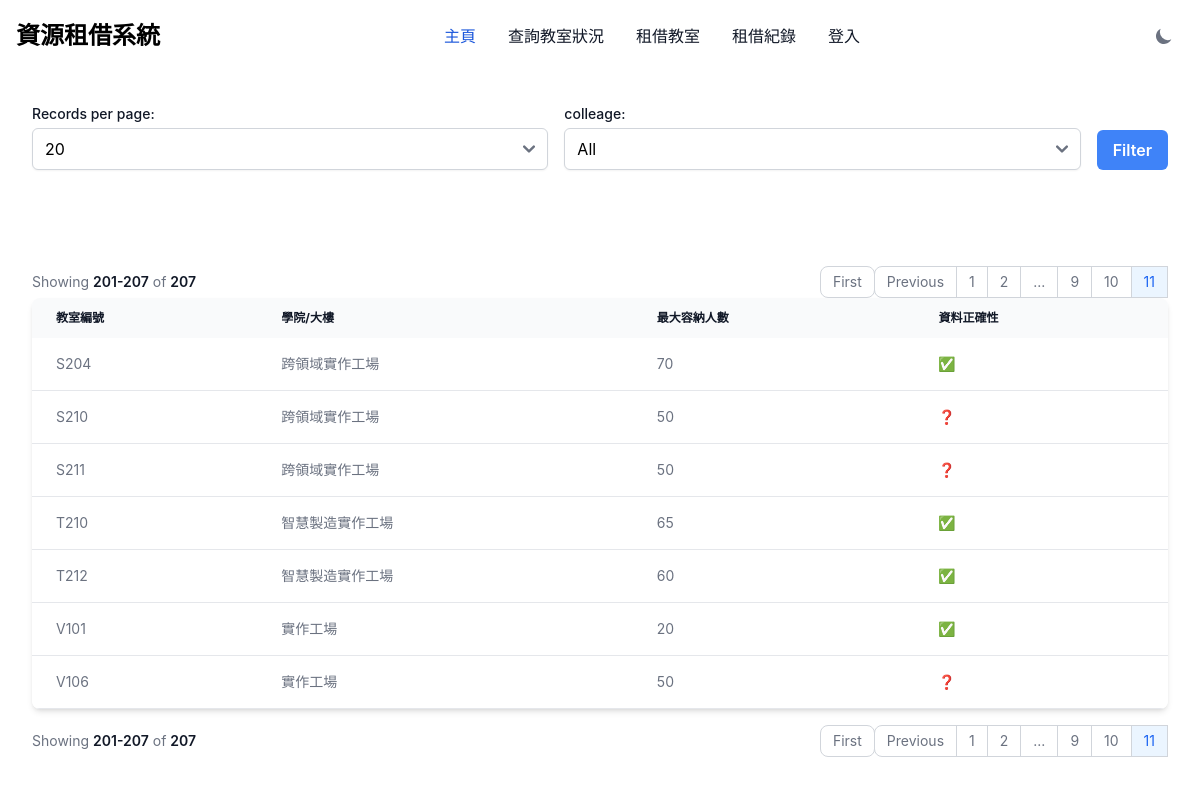
The app's page /?page=11&limit=20 with its own data.
### tables this page shows
CREATE TABLE `classroom_table` (
  `classroom` varchar(10) NOT NULL DEFAULT '0',
  `colleage` varchar(50) NOT NULL DEFAULT '',
  `max_capacity` int(10) NOT NULL DEFAULT 0,
  `is_realdata` enum('Y','N') NOT NULL DEFAULT 'N'
);

### index.php (the view, shortened to what this page needs)
<?php
$conn = require_once "config.php";
$limit = isset($_GET['limit']) ? (int) $_GET['limit'] : 20;
$page = isset($_GET['page']) ? (int) $_GET['page'] : 1;
$offset = ($page - 1) * $limit;
$where = '';
$total_query = "SELECT COUNT(*) FROM classroom_table $where";
$total_result = $conn->query($total_query);
$total_rows = $total_result->fetch_row()[0];
$total_pages = ceil($total_rows / $limit);
$query = "SELECT * FROM classroom_table $where LIMIT $limit OFFSET $offset";
$result = $conn->query($query);
?>
<!DOCTYPE html>
<html>
<head>
    <link href="https://cdnjs.cloudflare.com/ajax/libs/flowbite/2.3.0/flowbite.min.css" rel="stylesheet" />
</head>
<body class="bg-white dark:bg-gray-900">
    <?php include './components/navigaion.php'; ?>
    <div class="max-w-screen-xl mx-auto p-4 sm:p-6 lg:p-8">
        <form method="GET" action="" class="flex flex-wrap space-x-4">
            <div class="mb-4 flex-1">
                <label for="limit" class="block text-sm font-medium text-gray-900 dark:text-white">Records per
                    page:</label>
                <select name="limit" id="limit" class="block w-full mt-1 border-gray-300 rounded-md shadow-sm">
                    <option value="20" <?php echo $limit == 20 ? 'selected' : ''; ?>>20</option>
                </select>
            </div>
            <div class="mb-4 flex-1">
                <label for="colleage"
                    class="block text-sm font-medium text-gray-900 dark:text-white">colleage:</label>
                <select name="colleage" id="colleage" class="block w-full mt-1 border-gray-300 rounded-md shadow-sm">
                    <?php
                    echo '<option selected value="">All</option>';
                    ?>
                </select>
            </div>
            <div class="flex items-end mb-4">
                <button type="submit"
                    class="px-4 py-2 font-semibold text-white bg-blue-500 rounded-md hover:bg-blue-700">Filter</button>
            </div>
        </form>
    </div>
    <div class="max-w-screen-xl mx-auto p-4 sm:p-6 lg:p-8">
        <nav class="flex items-center flex-column flex-wrap md:flex-row justify-between pt-4"
            aria-label="Table navigation">
            <span
                class="text-sm font-normal text-gray-500 dark:text-gray-400 mb-4 md:mb-0 block w-full md:inline md:w-auto">
                Showing <span
                    class="font-semibold text-gray-900 dark:text-white"><?php echo $offset + 1; ?>-<?php echo min($offset + $limit, $total_rows); ?></span>
                of <span class="font-semibold text-gray-900 dark:text-white"><?php echo $total_rows; ?></span>
            </span>
            <ul class="inline-flex -space-x-px rtl:space-x-reverse text-sm h-8">
                <?php if ($page > 1): ?>
                    <li>
                        <a href="?page=1&limit=<?php echo $limit; ?>"
                            class="flex items-center justify-center px-3 h-8 ms-0 leading-tight text-gray-500 bg-white border border-gray-300 rounded-lg hover:bg-gray-100 hover:text-gray-900 dark:text-white dark:bg-gray-800 dark:border-gray-700 dark:text-gray-400 dark:hover:bg-gray-700 dark:hover:text-white">First</a>
                    </li>
                    <li>
                        <a href="?page=<?php echo $page - 1; ?>&limit=<?php echo $limit; ?>"
                            class="flex items-center justify-center px-3 h-8 ms-0 leading-tight text-gray-500 bg-white border border-gray-300 rounded-s-lg hover:bg-gray-100 hover:text-gray-900 dark:text-white dark:bg-gray-800 dark:border-gray-700 dark:text-gray-400 dark:hover:bg-gray-700 dark:hover:text-white">Previous</a>
                    </li>
                <?php endif; ?>
                <?php
                $displayed_pages = [];
                if ($total_pages <= 10) {
                    $displayed_pages = range(1, $total_pages);
                } else {
                    $displayed_pages = array_merge(
                        range(1, 2),
                        ($page > 5 ? ['...'] : []),
                        range(max(3, $page - 2), min($total_pages - 2, $page + 2)),
                        ($page < $total_pages - 4 ? ['...'] : []),
                        range($total_pages - 1, $total_pages)
                    );
                }
                foreach ($displayed_pages as $p) {
                    if ($p === '...') {
                        echo '<li><span class="flex items-center justify-center px-3 h-8 leading-tight text-gray-500 bg-white border border-gray-300 dark:bg-gray-800 dark:border-gray-700 dark:text-gray-400">...</span></li>';
                    } else {
                        echo '<li><a href="?page=' . $p . '&limit=' . $limit . '" class="flex items-center justify-center px-3 h-8 leading-tight ' . ($p == $page ? 'text-blue-600 border border-gray-300 bg-blue-50 hover:bg-blue-100 hover:text-blue-700 dark:border-gray-700 dark:bg-gray-700 dark:text-white' : 'text-gray-500 bg-white border border-gray-300 hover:bg-gray-100 hover:text-gray-900 dark:text-white dark:bg-gray-800 dark:border-gray-700 dark:text-gray-400 dark:hover:bg-gray-700 dark:hover:text-white') . '">' . $p . '</a></li>';
                    }
                }
                ?>
            </ul>
        </nav>
        <div class="relative overflow-x-auto shadow-md sm:rounded-lg">
            <table class="w-full text-sm text-left rtl:text-right text-gray-500 dark:text-gray-400 overflow-auto">
                <thead
                    class="text-xs text-gray-900 dark:text-white uppercase bg-gray-50 dark:bg-gray-700 dark:text-gray-400 whitespace-nowrap">
                    <tr>
                        <th scope="col" class="px-6 py-3">教室編號</th>
                        <th scope="col" class="px-6 py-3">學院/大樓</th>
                        <th scope="col" class="px-6 py-3">最大容納人數</th>
                        <th scope="col" class="px-6 py-3">資料正確性</th>
                    </tr>
                </thead>
                <tbody>
                    <?php while ($row = $result->fetch_assoc()): ?>
                        <tr class="bg-white border-b dark:bg-gray-800 dark:border-gray-700 hover:bg-gray-50 dark:hover:bg-gray-600 whitespace-nowrap">
                            <td class="px-6 py-4"><?php echo $row['classroom'] ?? ''; ?></td>
                            <td class="px-6 py-4"><?php echo $row['colleage'] ?? ''; ?></td>
                            <td class="px-6 py-4 "><?php echo $row['max_capacity'] ?? ''; ?></td>
                            <td class="px-6 py-4"><?php echo $row['is_realdata'] == 'N' ? '❓' : '✅'; ?></td>
                        </tr>
                    <?php endwhile; ?>
                </tbody>
            </table>
        </div>
        <nav class="flex items-center flex-column flex-wrap md:flex-row justify-between pt-4"
            aria-label="Table navigation">
            <span
                class="text-sm font-normal text-gray-500 dark:text-gray-400 mb-4 md:mb-0 block w-full md:inline md:w-auto">
                Showing <span
                    class="font-semibold text-gray-900 dark:text-white"><?php echo $offset + 1; ?>-<?php echo min($offset + $limit, $total_rows); ?></span>
                of <span class="font-semibold text-gray-900 dark:text-white"><?php echo $total_rows; ?></span>
            </span>
            <ul class="inline-flex -space-x-px rtl:space-x-reverse text-sm h-8">
                <?php if ($page > 1): ?>
                    <li>
                        <a href="?page=1&limit=<?php echo $limit; ?>"
                            class="flex items-center justify-center px-3 h-8 ms-0 leading-tight text-gray-500 bg-white border border-gray-300 rounded-lg hover:bg-gray-100 hover:text-gray-900 dark:text-white dark:bg-gray-800 dark:border-gray-700 dark:text-gray-400 dark:hover:bg-gray-700 dark:hover:text-white">First</a>
                    </li>
                    <li>
                        <a href="?page=<?php echo $page - 1; ?>&limit=<?php echo $limit; ?>"
                            class="flex items-center justify-center px-3 h-8 ms-0 leading-tight text-gray-500 bg-white border border-gray-300 rounded-s-lg hover:bg-gray-100 hover:text-gray-900 dark:text-white dark:bg-gray-800 dark:border-gray-700 dark:text-gray-400 dark:hover:bg-gray-700 dark:hover:text-white">Previous</a>
                    </li>
                <?php endif; ?>
                <?php
                $displayed_pages = [];
                if ($total_pages <= 10) {
                    $displayed_pages = range(1, $total_pages);
                } else {
                    $displayed_pages = array_merge(
                        range(1, 2),
                        ($page > 5 ? ['...'] : []),
                        range(max(3, $page - 2), min($total_pages - 2, $page + 2)),
                        ($page < $total_pages - 4 ? ['...'] : []),
                        range($total_pages - 1, $total_pages)
                    );
                }
                foreach ($displayed_pages as $p) {
                    if ($p === '...') {
                        echo '<li><span class="flex items-center justify-center px-3 h-8 leading-tight text-gray-500 bg-white border border-gray-300 dark:bg-gray-800 dark:border-gray-700 dark:text-gray-400">...</span></li>';
                    } else {
                        echo '<li><a href="?page=' . $p . '&limit=' . $limit . '" class="flex items-center justify-center px-3 h-8 leading-tight ' . ($p == $page ? 'text-blue-600 border border-gray-300 bg-blue-50 hover:bg-blue-100 hover:text-blue-700 dark:border-gray-700 dark:bg-gray-700 dark:text-white' : 'text-gray-500 bg-white border border-gray-300 hover:bg-gray-100 hover:text-gray-900 dark:text-white dark:bg-gray-800 dark:border-gray-700 dark:text-gray-400 dark:hover:bg-gray-700 dark:hover:text-white') . '">' . $p . '</a></li>';
                    }
                }
                ?>
            </ul>
        </nav>
    </div>
</body>
</html>

### records on screen
classroom_table: classroom "S204", colleage "跨領域實作工場", max_capacity "70"
classroom_table: classroom "S210", colleage "跨領域實作工場", max_capacity "50"
classroom_table: classroom "S211", colleage "跨領域實作工場", max_capacity "50"
classroom_table: classroom "T210", colleage "智慧製造實作工場", max_capacity "65"
classroom_table: classroom "T212", colleage "智慧製造實作工場", max_capacity "60"
classroom_table: classroom "V101", colleage "實作工場", max_capacity "20"
classroom_table: classroom "V106", colleage "實作工場", max_capacity "50"

### other values on screen
$offset + 1 "201"
min($offset + $limit, $total_rows) "207"
$total_rows "207"
$p "1"
$p "2"
$p "9"
$p "10"
$p "11"
